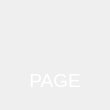
<?xml version="1.0" encoding="UTF-8"?>
<ui version="4.0">
 <class>PageIcon</class>
 <widget class="QWidget" name="PageIcon">
  <property name="geometry">
   <rect>
    <x>0</x>
    <y>0</y>
    <width>110</width>
    <height>110</height>
   </rect>
  </property>
  <property name="sizePolicy">
   <sizepolicy hsizetype="Fixed" vsizetype="Fixed">
    <horstretch>0</horstretch>
    <verstretch>0</verstretch>
   </sizepolicy>
  </property>
  <property name="minimumSize">
   <size>
    <width>110</width>
    <height>110</height>
   </size>
  </property>
  <property name="windowTitle">
   <string>Form</string>
  </property>
  <property name="autoFillBackground">
   <bool>false</bool>
  </property>
  <widget class="QLabel" name="label">
   <property name="geometry">
    <rect>
     <x>5</x>
     <y>71</y>
     <width>100</width>
     <height>19</height>
    </rect>
   </property>
   <property name="minimumSize">
    <size>
     <width>44</width>
     <height>19</height>
    </size>
   </property>
   <property name="font">
    <font>
     <pointsize>14</pointsize>
    </font>
   </property>
   <property name="styleSheet">
    <string notr="true">color: #FFFFFF;
border: none;</string>
   </property>
   <property name="text">
    <string>PAGE</string>
   </property>
   <property name="textFormat">
    <enum>Qt::AutoText</enum>
   </property>
   <property name="alignment">
    <set>Qt::AlignCenter</set>
   </property>
  </widget>
 </widget>
 <resources/>
 <connections/>
</ui>
